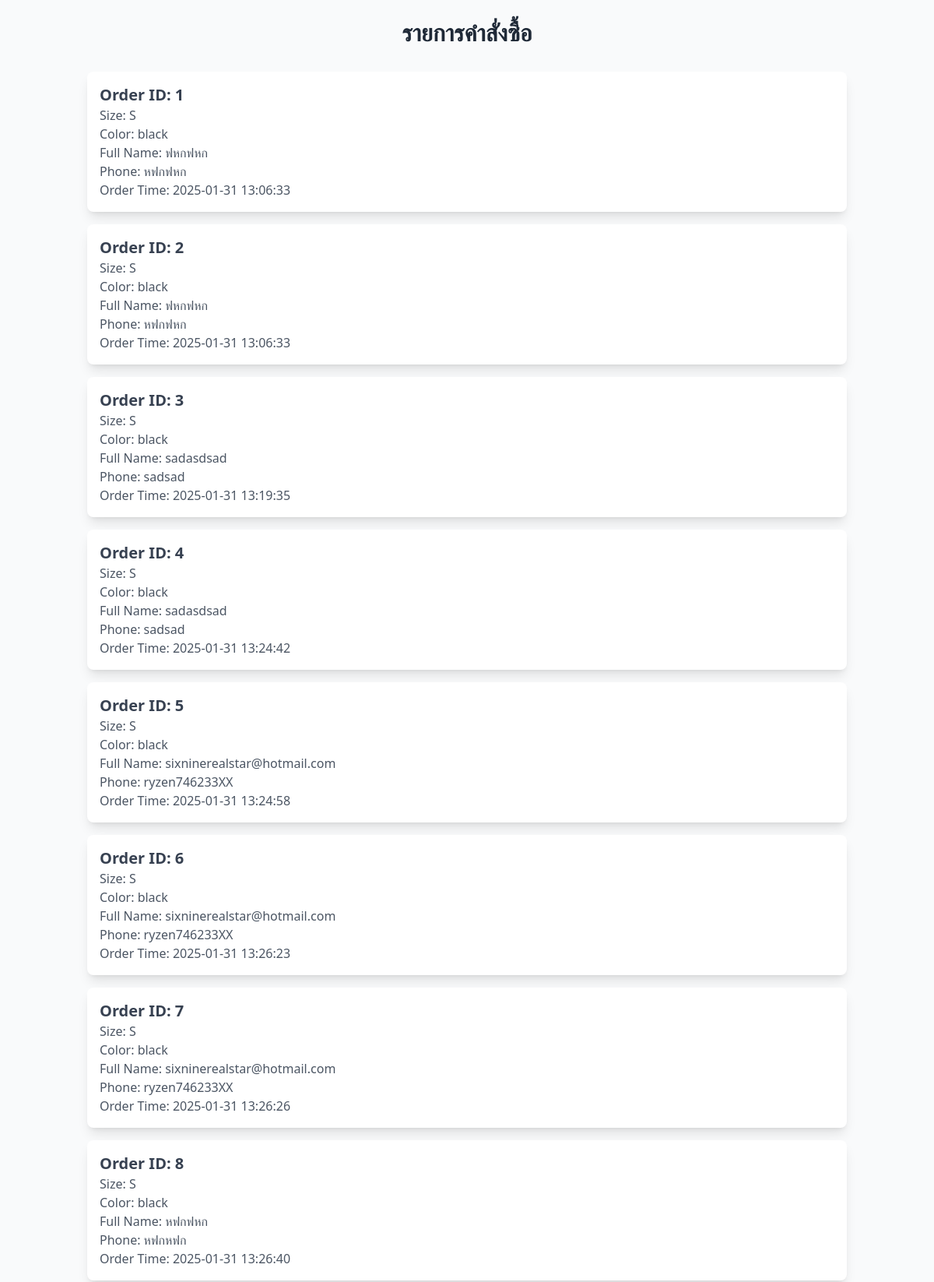
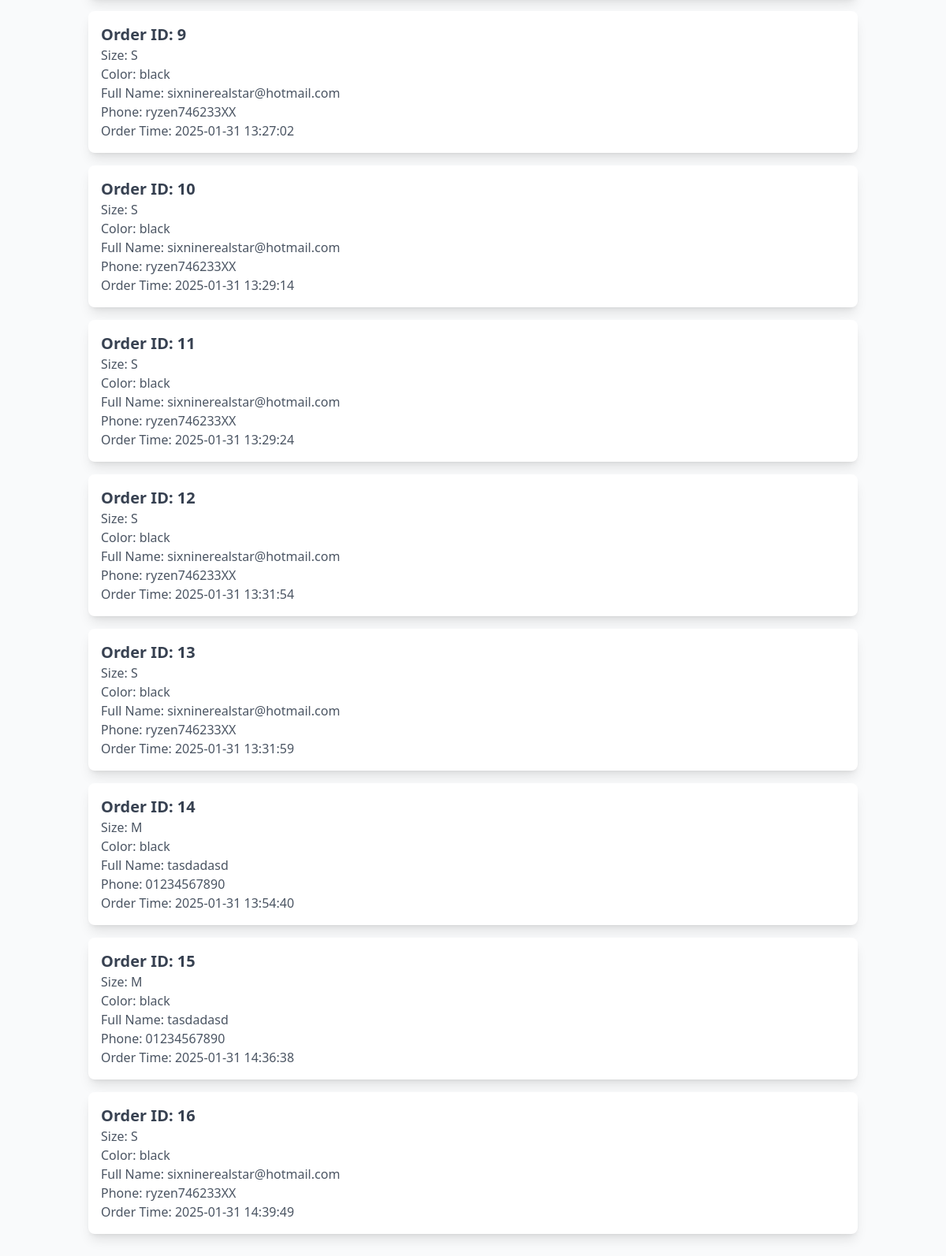
The page /manage_orders.php on the database its author committed (2 pictures, top to bottom).
### tables this page shows
CREATE TABLE `orders` (
  `full_name` varchar(255) NOT NULL,
  `phone` varchar(20) NOT NULL,
  `address` text NOT NULL,
  `color` varchar(20) NOT NULL,
  `size` varchar(10) NOT NULL,
  `quantity` int(11) NOT NULL,
  `total_price` decimal(10,2) NOT NULL,
  `user_id` int(11) NOT NULL,
  `payment_status` varchar(255) NOT NULL DEFAULT 'pending',
  `order_id` int(11) NOT NULL,
  `order_time` timestamp NOT NULL DEFAULT current_timestamp()
);

### manage_orders.php (the view, shortened to what this page needs)
<?php
$servername = "localhost";
$username = "root";
$password = "";
$dbname = "preorder";
$conn = new mysqli($servername, $username, $password, $dbname);
$sql = "SELECT * FROM orders";
$result = $conn->query($sql);
?>
<!DOCTYPE html>
<html lang="th">
<head>
    <script src="https://cdn.tailwindcss.com"></script>
</head>
<body class="bg-gray-50">
    <div class="container mx-auto p-6">
        <h1 class="text-3xl font-semibold text-center text-gray-800 mb-8">รายการคำสั่งซื้อ</h1>
        <?php
        if ($result->num_rows > 0) {
            while($row = $result->fetch_assoc()) {
        ?>
        <div class="bg-white p-4 rounded-lg shadow-lg mb-4">
            <h2 class="text-xl font-bold text-gray-700">Order ID: <?php echo $row["order_id"]; ?></h2>
            <p class="text-gray-600">Size: <?php echo $row["size"]; ?></p>
            <p class="text-gray-600">Color: <?php echo $row["color"]; ?></p>
            <p class="text-gray-600">Full Name: <?php echo $row["full_name"]; ?></p>
            <p class="text-gray-600">Phone: <?php echo $row["phone"]; ?></p>
            <p class="text-gray-600">Order Time: <?php echo date("Y-m-d H:i:s", strtotime($row["order_time"])); ?></p>
        </div>
        <?php
            }
        } else {
            echo "<p class='text-center text-gray-500'>ไม่มีคำสั่งซื้อ</p>";
        }
        ?>
    </div>
</body>
</html>

### rows shown on the page
orders: order_id "1", size "S", color "black", full_name "ฟหกฟหก", phone "หฟกฟหก", order_time "2025-01-31 13:06:33"
orders: order_id "2", size "S", color "black", full_name "ฟหกฟหก", phone "หฟกฟหก", order_time "2025-01-31 13:06:33"
orders: order_id "3", size "S", color "black", full_name "sadasdsad", phone "sadsad", order_time "2025-01-31 13:19:35"
orders: order_id "4", size "S", color "black", full_name "sadasdsad", phone "sadsad", order_time "2025-01-31 13:24:42"
orders: order_id "5", size "S", color "black", full_name "sixninerealstar@hotmail.com", phone "ryzen746233XX", order_time "2025-01-31 13:24:58"
orders: order_id "6", size "S", color "black", full_name "sixninerealstar@hotmail.com", phone "ryzen746233XX", order_time "2025-01-31 13:26:23"
orders: order_id "7", size "S", color "black", full_name "sixninerealstar@hotmail.com", phone "ryzen746233XX", order_time "2025-01-31 13:26:26"
orders: order_id "8", size "S", color "black", full_name "หฟกฟหก", phone "หฟกหฟก", order_time "2025-01-31 13:26:40"
orders: order_id "9", size "S", color "black", full_name "sixninerealstar@hotmail.com", phone "ryzen746233XX", order_time "2025-01-31 13:27:02"
orders: order_id "10", size "S", color "black", full_name "sixninerealstar@hotmail.com", phone "ryzen746233XX", order_time "2025-01-31 13:29:14"
orders: order_id "11", size "S", color "black", full_name "sixninerealstar@hotmail.com", phone "ryzen746233XX", order_time "2025-01-31 13:29:24"
orders: order_id "12", size "S", color "black", full_name "sixninerealstar@hotmail.com", phone "ryzen746233XX", order_time "2025-01-31 13:31:54"
orders: order_id "13", size "S", color "black", full_name "sixninerealstar@hotmail.com", phone "ryzen746233XX", order_time "2025-01-31 13:31:59"
orders: order_id "14", size "M", color "black", full_name "tasdadasd", phone "01234567890", order_time "2025-01-31 13:54:40"
orders: order_id "15", size "M", color "black", full_name "tasdadasd", phone "01234567890", order_time "2025-01-31 14:36:38"
orders: order_id "16", size "S", color "black", full_name "sixninerealstar@hotmail.com", phone "ryzen746233XX", order_time "2025-01-31 14:39:49"
